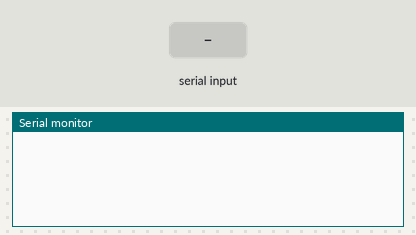
Simulated run of this sketch. Board: Arduino Uno, built with avr-gcc and run on an emulated ATmega328P. Parts: the last lines printed to the serial monitor. Inputs (shaded band) come from the test bench. No radio packets arrive unless stated.

Above: at 1.2 s.
1.3 s: "1" received over Serial
At 3.5 s:
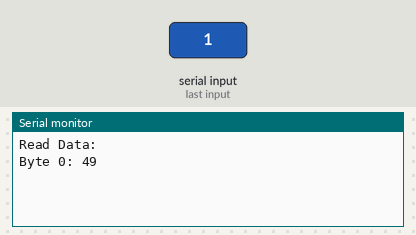
3.8 s: "0" received over Serial
5.3 s: "2" received over Serial
At 7.0 s:
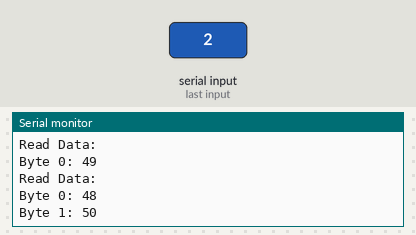

Measured:
- after the input at 1.3 s, the serial monitor: prints a new line after 1.0 s (image 1)
- after the input at 5.3 s, the serial monitor: prints a new line after 1.0 s (image 2)

The sketch:

Comunicacao_Serial_E_RF.ino
```cpp
#include <VirtualWire.h>

//===== Hardware Mapping ======//
#define TX_Pin 12

//===== Variables =====//
#define MaxBufferSize 64
byte TX_buffer[MaxBufferSize];

void setup() {
  Serial.begin(9600);

  vw_set_tx_pin(TX_Pin);
  vw_setup(4000);

}

void loop() {
  clearBuffer();

  if(Serial.available() > 0){
    // Read the data sent by Rapberry via serial
    int bytesReadQuantity = Serial.readBytes(TX_buffer, MaxBufferSize);

    //Check if the read data is correct
    if (bytesReadQuantity > 0) { //verify if the buffer size is greater than 0
      Serial.println("Read Data: ");
      for(int i = 0; i < bytesReadQuantity; i++){
        Serial.print("Byte ");
        Serial.print(i);
        Serial.print(": ");
        Serial.println(TX_buffer[i]);
      }
    }
    //Envia os dados pela RF com duas tentativas automáticas
    for(int i = 0; i < 2; i++){
      vw_send(TX_buffer, MaxBufferSize);
      vw_wait_tx();
      delay(1000);
    }
  }
}

void clearBuffer(){
  for(int i = 0; i < MaxBufferSize; i++){
    TX_buffer[i] = 0;
  }
}
```
